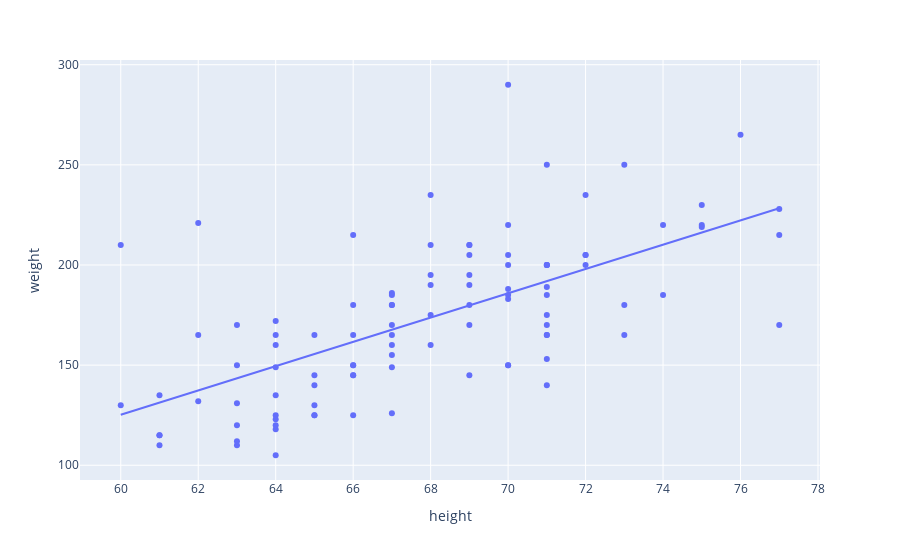

This figure's notebook cell:
### Markdown cell above
---
Um die Vielfältigkeit des Bootstrapping Ansatzes zu illustrieren, sollen abschließend Unsicherheiten von Regressionskoeffizienten quantifiziert werden. Was war das noch gleich?

Mittels Regression und Korrelation können (unter anderem) Zusammenhänge zwischen zwei (metrischen) Merkmalen quantifiziert werden. Wir möchten das hier exemplarisch für die beiden Merkmale Gewicht (`weight`) und Körpergröße (`height`) machen.

### ✏️ Aufgabe 6
- Visualisieren Sie die beiden Merkmale `weight` und `height` in einem Streudiagramm. Beschreiben Sie, was Sie sehen.
- Berechnen Sie den Korrelationskoeffizienten zwischen `weight` und `height`. Was sagt der Wert aus?
- Berechnen Sie die Parameter der Regressionsgeraden $\hat{y}=\alpha+\beta x$ mit folgenden Formeln:
    - $\beta = r_{xy}\frac{\tilde{s}_y}{\tilde{s}_x}$
    - $\alpha = \bar{y} - \beta \bar{x}$
- Interpretieren Sie den Steigungsparameter $\beta$ für den vorliegenden Datensatz.
    
plotly erlaubt es, die Regressionsgerade direkt im Plot zu visualisieren. Dafür muss das Modul `statsmodels` installiert sein (in der Anaconda Konsole `pip install statsmodels` eingeben). Die einfache Regressionsgerade wird über das Argument `trendline="ols"` aktiviert (ols steht für ordinary least squares).

### 💡 Lösung Aufgabe 6

### Code cell
px.scatter(cdc100, x="height", y="weight", trendline="ols")

### Figure 1 — Plotly figure (JSON) as saved in the notebook; plotly's stock layout.template omitted (floating-point values rounded to 4 significant figures)
{"data": [{"hovertemplate": "height=%{x}<br>weight=%{y}<extra></extra>", "legendgroup": "", "marker": {"color": "#636efa", "symbol": "circle"}, "mode": "markers", "name": "", "orientation": "v", "showlegend": false, "type": "scatter", "x": [64, 62, 73, 67, 71, 68, 64, 67, 65, 61, 69, 60, 72, 70, 66, 67, 68, 66, 69, 68, 64, 69, 71, 75, 70, 71, 66, 61, 71, 70, 67, 67, 63, 74, 69, 66, 77, 67, 62, 67, 71, 71, 66, 64, 73, 69, 63, 70, 77, 70, 63, 71, 64, 73, 70, 69, 64, 71, 63, 71, 71, 64, 64, 68, 66, 69, 72, 64, 60, 65, 68, 66, 63, 68, 72, 70, 65, 61, 65, 63, 66, 70, 75, 76, 74, 67, 75, 67, 70, 72, 65, 61, 71, 77, 65, 64, 62, 71, 69, 67], "xaxis": "x", "y": [118, 165, 165, 180, 170, 160, 125, 186, 125, 135, 180, 130, 200, 200, 165, 160, 190, 180, 205, 195, 172, 195, 200, 220, 183, 153, 215, 115, 140, 150, 170, 165, 170, 220, 145, 145, 170, 126, 132, 155, 189, 165, 150, 160, 180, 210, 110, 290, 228, 188, 131, 200, 149, 250, 185, 190, 105, 175, 112, 250, 185, 123, 135, 175, 125, 210, 205, 120, 210, 140, 210, 150, 120, 235, 205, 150, 125, 115, 130, 150, 145, 220, 230, 265, 185, 180, 219, 149, 205, 235, 165, 110, 165, 215, 145, 165, 221, 200, 170, 185], "yaxis": "y"}, {"hovertemplate": "<b>OLS trendline</b><br>weight = 6.06178 * height + -238.451<br>R<sup>2</sup>=0.417686<br><br>height=%{x}<br>weight=%{y} <b>(trend)</b><extra></extra>", "legendgroup": "", "marker": {"color": "#636efa", "symbol": "circle"}, "mode": "lines", "name": "", "showlegend": false, "type": "scatter", "x": [60, 60, 61, 61, 61, 61, 62, 62, 62, 63, 63, 63, 63, 63, 63, 64, 64, 64, 64, 64, 64, 64, 64, 64, 64, 65, 65, 65, 65, 65, 65, 66, 66, 66, 66, 66, 66, 66, 66, 67, 67, 67, 67, 67, 67, 67, 67, 67, 67, 68, 68, 68, 68, 68, 68, 69, 69, 69, 69, 69, 69, 69, 69, 70, 70, 70, 70, 70, 70, 70, 70, 70, 71, 71, 71, 71, 71, 71, 71, 71, 71, 71, 71, 71, 72, 72, 72, 72, 73, 73, 73, 74, 74, 75, 75, 75, 76, 77, 77, 77], "xaxis": "x", "y": [125.3, 125.3, 131.3, 131.3, 131.3, 131.3, 137.4, 137.4, 137.4, 143.4, 143.4, 143.4, 143.4, 143.4, 143.4, 149.5, 149.5, 149.5, 149.5, 149.5, 149.5, 149.5, 149.5, 149.5, 149.5, 155.6, 155.6, 155.6, 155.6, 155.6, 155.6, 161.6, 161.6, 161.6, 161.6, 161.6, 161.6, 161.6, 161.6, 167.7, 167.7, 167.7, 167.7, 167.7, 167.7, 167.7, 167.7, 167.7, 167.7, 173.7, 173.7, 173.7, 173.7, 173.7, 173.7, 179.8, 179.8, 179.8, 179.8, 179.8, 179.8, 179.8, 179.8, 185.9, 185.9, 185.9, 185.9, 185.9, 185.9, 185.9, 185.9, 185.9, 191.9, 191.9, 191.9, 191.9, 191.9, 191.9, 191.9, 191.9, 191.9, 191.9, 191.9, 191.9, 198.0, 198.0, 198.0, 198.0, 204.1, 204.1, 204.1, 210.1, 210.1, 216.2, 216.2, 216.2, 222.2, 228.3, 228.3, 228.3], "yaxis": "y"}], "layout": {"autosize": true, "legend": {"tracegroupgap": 0}, "margin": {"t": 60}, "xaxis": {"anchor": "y", "autorange": true, "domain": [0, 1], "range": [59.0, 78.0], "title": {"text": "height"}, "type": "linear"}, "yaxis": {"anchor": "x", "autorange": true, "domain": [0, 1], "range": [90.68, 304.3], "title": {"text": "weight"}, "type": "linear"}}}
